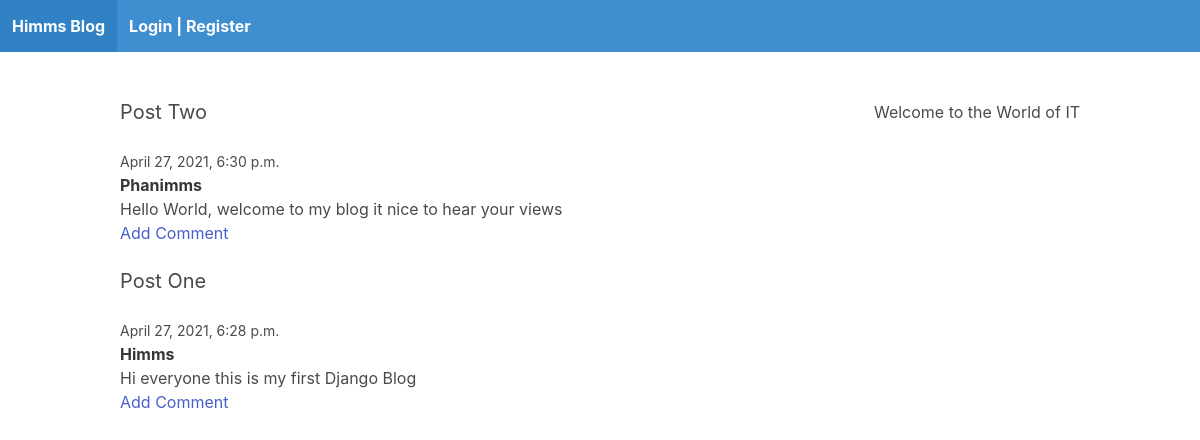
Before: / with the older database file.
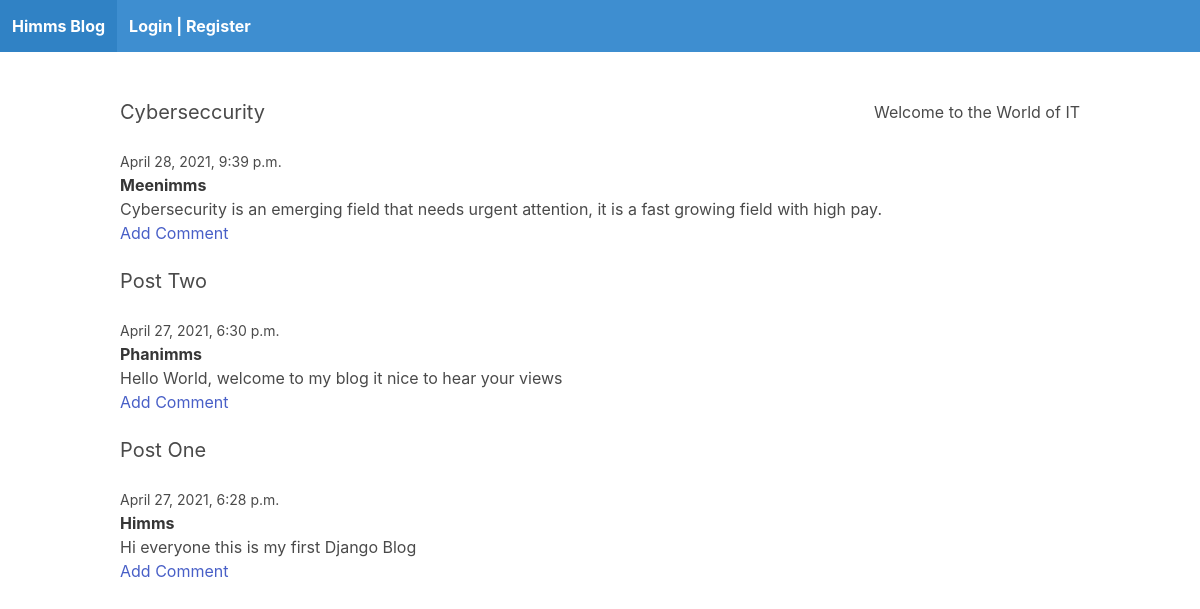
After: the same page with the newer database file.
### himms/models.py (models this page shows)
class Post(models.Model):
    title =models.CharField(max_length = 255)
    author = models.CharField(max_length = 255)
    slug = models.SlugField()
    body = models.TextField()
    date_added = models.DateTimeField(auto_now_add=True)
    class Meta:
        ordering = ['-date_added']

### himms/views.py (the view)
# urls.py: path('', frontpage, name = 'frontpage'),
def frontpage(request):
    posts = Post.objects.all()
    return render(request, 'blog/frontpage.html', {'posts':posts})

### himms/templates/blog/frontpage.html
 {% extends 'blog/base.html' %}
 {% block content %}
 {% for post in posts %}
    <div class="post block">
        <h2 class="subtitle"> {{ post.title }} </h2>
        <small> {{ post.date_added }}</small>
        <p> <strong>{{ post.author }}</strong> </p>
        <p>{{ post.body }}</p>
        <a href="{% url 'post_detail' post.slug %}">Add Comment</a>
    </div>
 {% endfor %}
 {% endblock %}

### himms/templates/blog/base.html (shortened to what this page needs)
 <!DOCTYPE HTML>
 <html>
 <head>
     <link rel="stylesheet" href="https://cdn.jsdelivr.net/npm/bulma@0.9.1/css/bulma.min.css" type="text/css" media="all" />
 </head>
     <body>
         <nav class="navbar is-info" >
            <div class="navbar-brand">
                <a href="/" class="navbar-item" style="text-align: center;"><strong>Himms Blog</strong></a>
                 <a href="http://localhost:8000/register"  class="navbar-item" align="right"><strong>Login | Register</strong></a>
            </div>
         </nav>
         <section class="section">
             <div class="container">
                <h3 style="float:right">Welcome to the World of IT</h3>
                 {%block content%}
                 {% endblock %}
             </div>
         </section>
     </body>
 </html>

Changed rows visible on the page:
added Post: title "Cyberseccurity", date_added "April 28, 2021, 9:39 p.m.", author "Meenimms", body "Cybersecurity is an emerging field that needs urgent attention, it is a fast growing field with high pay."
